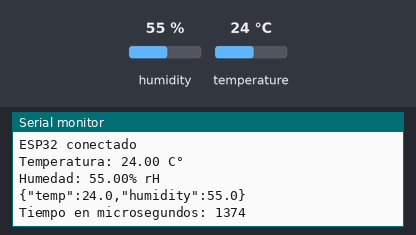
Bench run of a sketch on a simulated ESP32. Parts: the last lines printed to the serial monitor. The test bench sets the inputs (shaded band); at power-on: humidity 55 %, temperature 24 °C. WiFi joins after 1.5 s; servers stay silent unless stated; no MQTT or app messages arrive unless stated.

Above: at 3.7 s.
3.8 s: humidity set to 22 %
At 8.4 s:
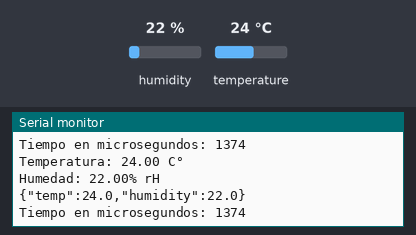
9.5 s: temperature set to 12 °C
At 14.1 s:
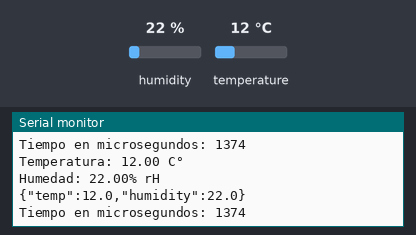
15.2 s: humidity set to 40 %
At 18.6 s:
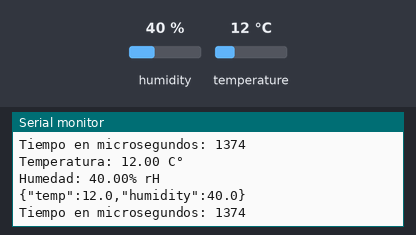
Timing chart, 0 to 20.1 s (numbered marks = the images above; inputs shaded):
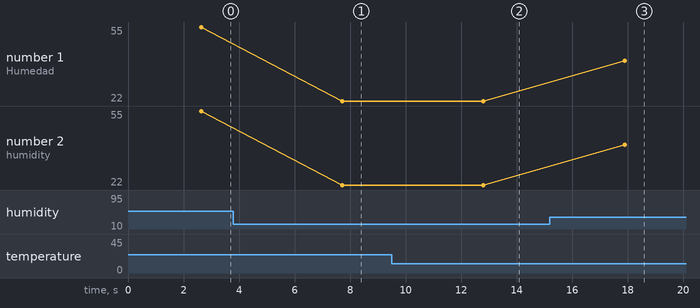

The sketch:

jwt_comm_aht.ino
```cpp
#include <WiFi.h>

// Librerías que hay que descargar
#include <CustomJWT.h>
#include <PubSubClient.h>
#include <Adafruit_AHTX0.h>

// Datos de Wi-Fi
const char* ssid = "alumnosInfo";
const char* pass = "InformaticaUNLP";

// MQTT Broker
const char *mqtt_broker = "163.10.140.50";
const char *topic = "mediciones/temp_hum";
const char *mqtt_username = "esp32";
const char *mqtt_password = "public";
const int mqtt_port = 1122;

WiFiClient espClient;
PubSubClient client(espClient);

// Datos de JWT
// Clave de seguridad
char key[] = "taller-proyecto-2";
// Objeto CustomJWT con la clave y la longitud esperada del payload
CustomJWT jwt(key, 256);

// AHT10
Adafruit_AHTX0 aht;

int i = 0;

char mensaje[512];

void setup() {
  Serial.begin(115200);
  // Espera a que el Serial inicialize
  while (!Serial) {};
  delay(1000);

  // Alocación de memoria para JWT
  jwt.allocateJWTMemory();

  // Conexión a la red Wi-Fi ---------------------------------------------------------------------------------------------------------------------------------

  // Inicia la conexión
  WiFi.begin(ssid, pass);
  // Indicación de inicio de conexión
  Serial.print("Conectando a la red Wi-Fi...");
  // Muestra puntos hasta que se conecte
  while(WiFi.status() != WL_CONNECTED) {
    delay(500);
    Serial.print(".");
  }
  Serial.println("\nConectado a la red Wi-Fi\n");

  // Conexión al sever MQTT ----------------------------------------------------------------------------------------------------------------------------------

  client.setServer(mqtt_broker, mqtt_port);
  client.setCallback(callback);
  while (!client.connected()) {
    String client_id = "esp32-client-";
    client_id += String(WiFi.macAddress());
    Serial.printf("El cliente %s intenta conectarse al broker MQTT\n", client_id.c_str());
    if (client.connect(client_id.c_str(), mqtt_username, mqtt_password)) {
      Serial.println("ESP32 conectado\n");
    } else {
      Serial.print("Error de estado: ");
      Serial.print(client.state());
      Serial.print("\n");
      delay(2000);
    }
  }
  //client.publish(topic, jwt.out);
  client.subscribe(topic);

  // Inicialización del AHT10
  if (!aht.begin()) {
    Serial.println("Probando encontrar el sensor");
    delay(10);
  }
}

void callback(char *topic, byte *payload, unsigned int length) {
  /*for (int i = 0; i < length; i++) {
    mensaje[i] = (char) payload[i];
  }
  mensaje[i] = "0";*/

  Serial.print("\nNuevo mensaje en el tópico: ");
  Serial.println(topic);
  Serial.print("\nMensaje:");
  for (int i = 0; i < length; i++) {
    Serial.print((char) payload[i]);
  }
  Serial.println();
  Serial.println("-----------------------\n");
}

void loop() {
  sensors_event_t humidity, temp;
  aht.getEvent(&humidity, &temp);   // Obtiene los datos del sensor

  unsigned long inicio = micros();

  Serial.print("Temperatura: "); Serial.print(temp.temperature); Serial.println(" C°");
  Serial.print("Humedad: "); Serial.print(humidity.relative_humidity); Serial.println("% rH");
  // Generación del JWT --------------------------------------------------------------------------------------------------------------------------------------
  //char string[] = "{\"temp\":22.5,\"speed\":\"25.1\"}";
  //char string[] = "{\"temp\":" + temp + ",\"humidity\":" + humidity + "}\0";
  char string[50];
  // Temperatura y humedad
  //snprintf(string, sizeof(string), "{%.1f,%.1f\}", temp.temperature, humidity.relative_humidity);
  snprintf(string, sizeof(string), "{\"temp\":%.1f,\"humidity\":%.1f}", temp.temperature, humidity.relative_humidity);
  //snprintf(string, sizeof(string), "{\"temp\":%.1f,\"humidity\":\"%.1f\"}", temp.temperature, humidity.relative_humidity);

  Serial.print(string);
  Serial.print("\n");
  jwt.encodeJWT(string);
  // Se imprime el token
  //Serial.printf("Token: %s\n", jwt.out);
  // Se envía el token al servidor
  //client.publish(topic, jwt.out);
  client.publish(string, jwt.out);

  unsigned long fin = micros();

  unsigned long tiempo = fin - inicio;

  Serial.print("Tiempo en microsegundos: ");
  Serial.print(tiempo);
  Serial.print("\n\n");

  delay(5000);
}
```

Measured:
- after the input at 3.8 s, the serial monitor: prints a new line after 3.9 s (image 1)
- after the input at 9.5 s, the serial monitor: prints a new line after 3.3 s (image 2)
- after the input at 15.2 s, the serial monitor: prints a new line after 2.7 s (image 3)
- plotted number 1: 55 → 22 after the input at 3.8 s, 22 → 40 after the input at 15.2 s
- plotted number 2: 55 → 22 after the input at 3.8 s, 22 → 40 after the input at 15.2 s
